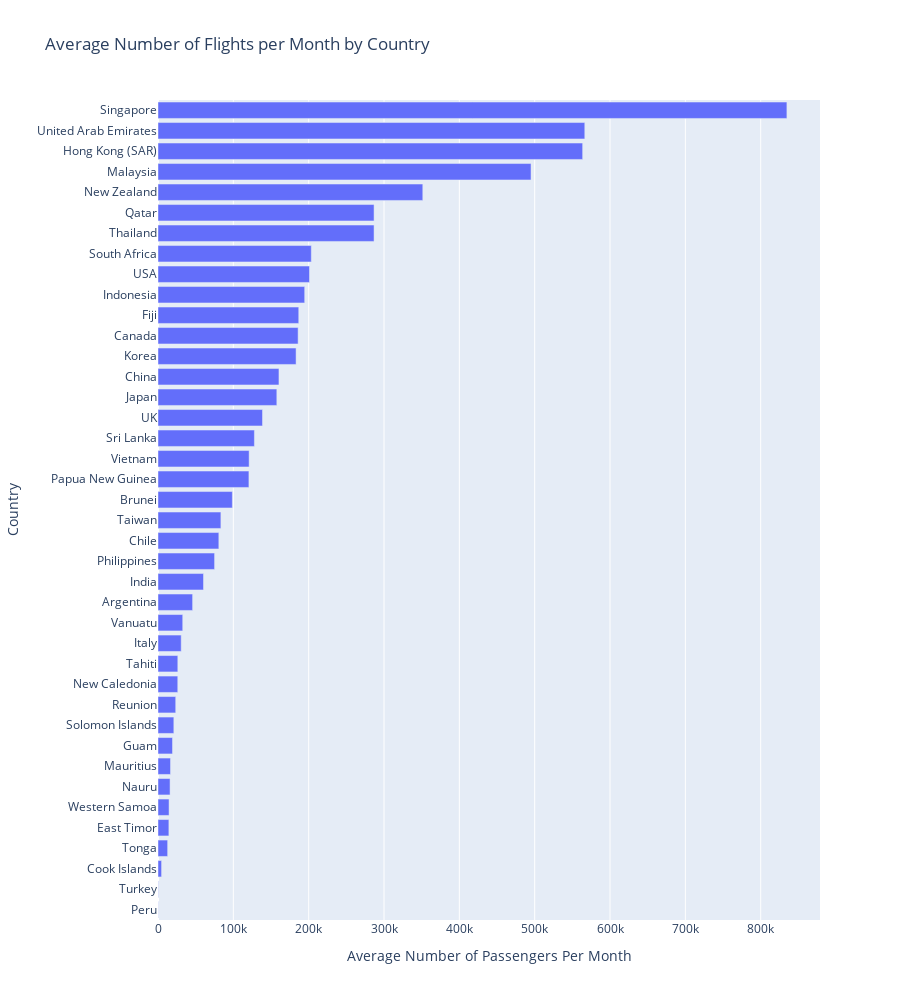

The notebook cell this image was saved under:
### Markdown cell above
## Most Popular Country

### Code cell
country_avg_flights = df.groupby('port_country')['total_seats'].mean().reset_index()
country_avg_flights = country_avg_flights.sort_values(by='total_seats', ascending=True)

# assuming that the plane is full capacity each time

fig = go.Figure(go.Bar(
    x=country_avg_flights['total_seats'],
    y=country_avg_flights['port_country'],
    orientation='h',
))

fig.update_layout(
    title='Average Number of Flights per Month by Country',
    xaxis_title='Average Number of Passengers Per Month',
    yaxis_title='Country',
    height=1000,
    width=900
)

fig.show()

### Figure 1 — Plotly figure (JSON) as saved in the notebook; plotly's stock layout.template omitted (floating-point values rounded to 4 significant figures)
{"data": [{"orientation": "h", "type": "bar", "x": [235, 349.5, 4756.0, 12810.0, 14440.0, 14660.0, 16010.0, 16610.0, 19270.0, 21030.0, 23520.0, 26240.0, 26300.0, 30800.0, 32820.0, 45940.0, 60400.0, 75100.0, 80760.0, 83480.0, 98720.0, 120700.0, 121000.0, 128000.0, 138700.0, 157700.0, 160600.0, 183300.0, 186000.0, 186800.0, 194700.0, 201100.0, 203500.0, 286800.0, 286800.0, 351500.0, 495100.0, 563700.0, 566500.0, 834800.0], "y": ["Peru", "Turkey", "Cook Islands", "Tonga", "East Timor", "Western Samoa", "Nauru", "Mauritius", "Guam", "Solomon Islands", "Reunion", "New Caledonia", "Tahiti", "Italy", "Vanuatu", "Argentina", "India", "Philippines", "Chile", "Taiwan", "Brunei", "Papua New Guinea", "Vietnam", "Sri Lanka", "UK", "Japan", "China", "Korea", "Canada", "Fiji", "Indonesia", "USA", "South Africa", "Thailand", "Qatar", "New Zealand", "Malaysia", "Hong Kong (SAR)", "United Arab Emirates", "Singapore"]}], "layout": {"height": 1000, "title": {"text": "Average Number of Flights per Month by Country"}, "width": 900, "xaxis": {"title": {"text": "Average Number of Passengers Per Month"}}, "yaxis": {"title": {"text": "Country"}}}}
